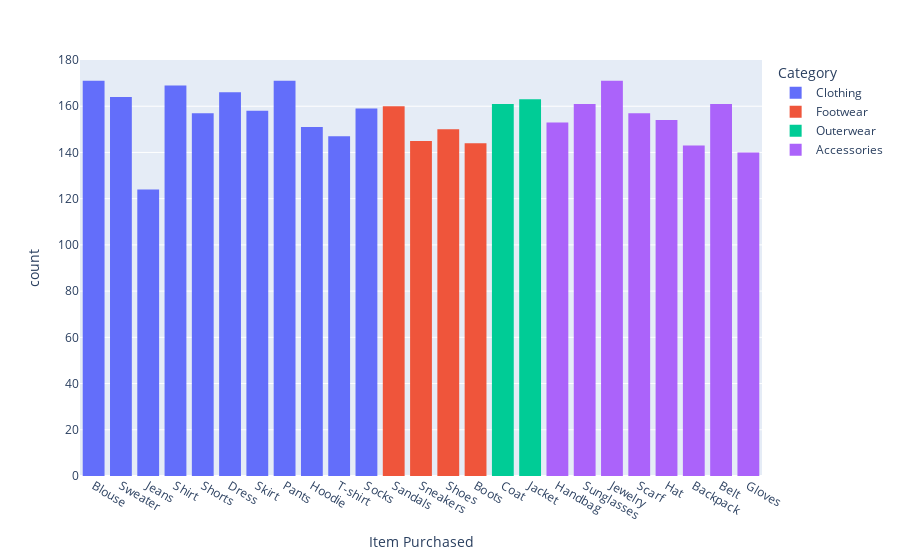

The code cell stored with this chart in its notebook:
### Code cell
fig = px.histogram(shopping_data , x = 'Item Purchased' , color = 'Category')
fig.show()

### Figure 1 — Plotly figure (JSON) as saved in the notebook; plotly's stock layout.template omitted (floating-point values rounded to 4 significant figures; data arrays with more than 128 entries replaced by an {"elided": "..."} marker saying what was removed)
{"data": [{"alignmentgroup": "True", "bingroup": "x", "hovertemplate": "Category=Clothing<br>Item Purchased=%{x}<br>count=%{y}<extra></extra>", "legendgroup": "Clothing", "marker": {"color": "#636efa", "pattern": {"shape": ""}}, "name": "Clothing", "offsetgroup": "Clothing", "orientation": "v", "showlegend": true, "type": "histogram", "x": {"elided": "1737 str values"}, "xaxis": "x", "yaxis": "y"}, {"alignmentgroup": "True", "bingroup": "x", "hovertemplate": "Category=Footwear<br>Item Purchased=%{x}<br>count=%{y}<extra></extra>", "legendgroup": "Footwear", "marker": {"color": "#EF553B", "pattern": {"shape": ""}}, "name": "Footwear", "offsetgroup": "Footwear", "orientation": "v", "showlegend": true, "type": "histogram", "x": {"elided": "599 str values"}, "xaxis": "x", "yaxis": "y"}, {"alignmentgroup": "True", "bingroup": "x", "hovertemplate": "Category=Outerwear<br>Item Purchased=%{x}<br>count=%{y}<extra></extra>", "legendgroup": "Outerwear", "marker": {"color": "#00cc96", "pattern": {"shape": ""}}, "name": "Outerwear", "offsetgroup": "Outerwear", "orientation": "v", "showlegend": true, "type": "histogram", "x": {"elided": "324 str values"}, "xaxis": "x", "yaxis": "y"}, {"alignmentgroup": "True", "bingroup": "x", "hovertemplate": "Category=Accessories<br>Item Purchased=%{x}<br>count=%{y}<extra></extra>", "legendgroup": "Accessories", "marker": {"color": "#ab63fa", "pattern": {"shape": ""}}, "name": "Accessories", "offsetgroup": "Accessories", "orientation": "v", "showlegend": true, "type": "histogram", "x": {"elided": "1240 str values"}, "xaxis": "x", "yaxis": "y"}], "layout": {"barmode": "relative", "legend": {"title": {"text": "Category"}, "tracegroupgap": 0}, "margin": {"t": 60}, "xaxis": {"anchor": "y", "domain": [0, 1], "title": {"text": "Item Purchased"}}, "yaxis": {"anchor": "x", "domain": [0, 1], "title": {"text": "count"}}}}
